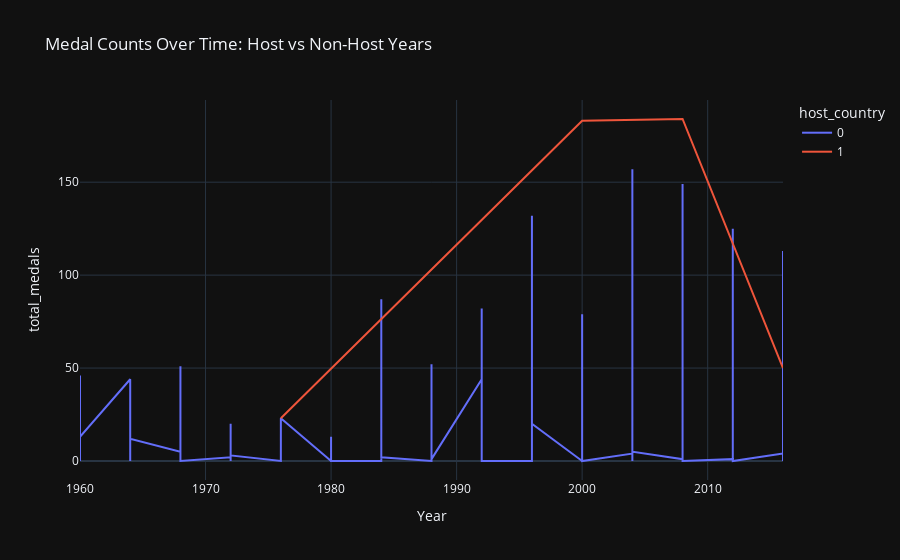

The notebook cell saved with this chart:
### Code cell
# Time-based View
fig = px.line(
    df.sort_values('Year'),
    x='Year',
    y='total_medals',
    color='host_country',
    hover_name='NOC',
    title='Medal Counts Over Time: Host vs Non-Host Years',
)

fig.update_layout(template='plotly_dark')
fig.show()

### Figure 1 — Plotly figure (JSON) as saved in the notebook; plotly's stock layout.template omitted (floating-point values rounded to 4 significant figures; data arrays with more than 128 entries replaced by an {"elided": "..."} marker saying what was removed)
{"data": [{"hovertemplate": "<b>%{hovertext}</b><br><br>host_country=0<br>Year=%{x}<br>total_medals=%{y}<extra></extra>", "hovertext": {"elided": "244 str values"}, "legendgroup": "0", "line": {"color": "#636efa", "dash": "solid"}, "marker": {"symbol": "circle"}, "mode": "lines", "name": "0", "orientation": "v", "showlegend": true, "x": {"elided": "244 int values"}, "xaxis": "x", "y": {"elided": "244 float values"}, "yaxis": "y", "type": "scatter"}, {"hovertemplate": "<b>%{hovertext}</b><br><br>host_country=1<br>Year=%{x}<br>total_medals=%{y}<extra></extra>", "hovertext": ["CAN", "AUS", "CHN", "BRA"], "legendgroup": "1", "line": {"color": "#EF553B", "dash": "solid"}, "marker": {"symbol": "circle"}, "mode": "lines", "name": "1", "orientation": "v", "showlegend": true, "x": [1976, 2000, 2008, 2016], "xaxis": "x", "y": [23.0, 183.0, 184.0, 50.0], "yaxis": "y", "type": "scatter"}], "layout": {"xaxis": {"anchor": "y", "domain": [0.0, 1.0], "title": {"text": "Year"}}, "yaxis": {"anchor": "x", "domain": [0.0, 1.0], "title": {"text": "total_medals"}}, "legend": {"title": {"text": "host_country"}, "tracegroupgap": 0}, "title": {"text": "Medal Counts Over Time: Host vs Non-Host Years"}}}
